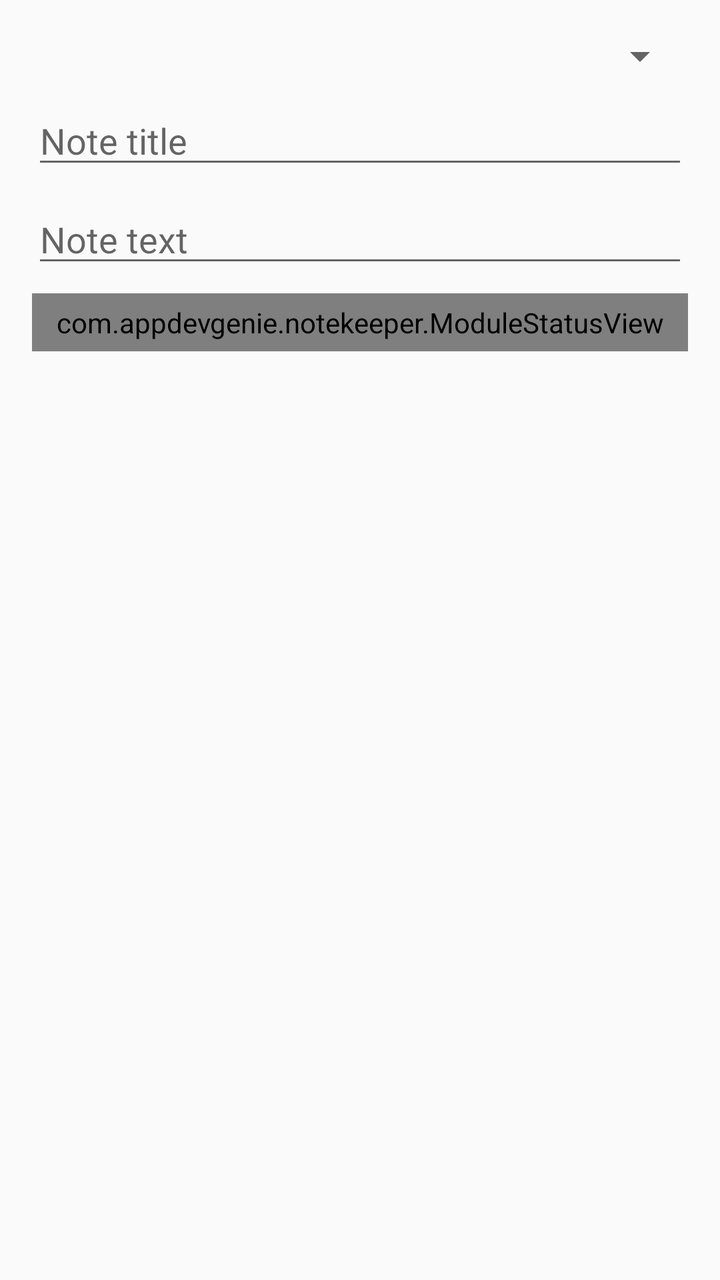
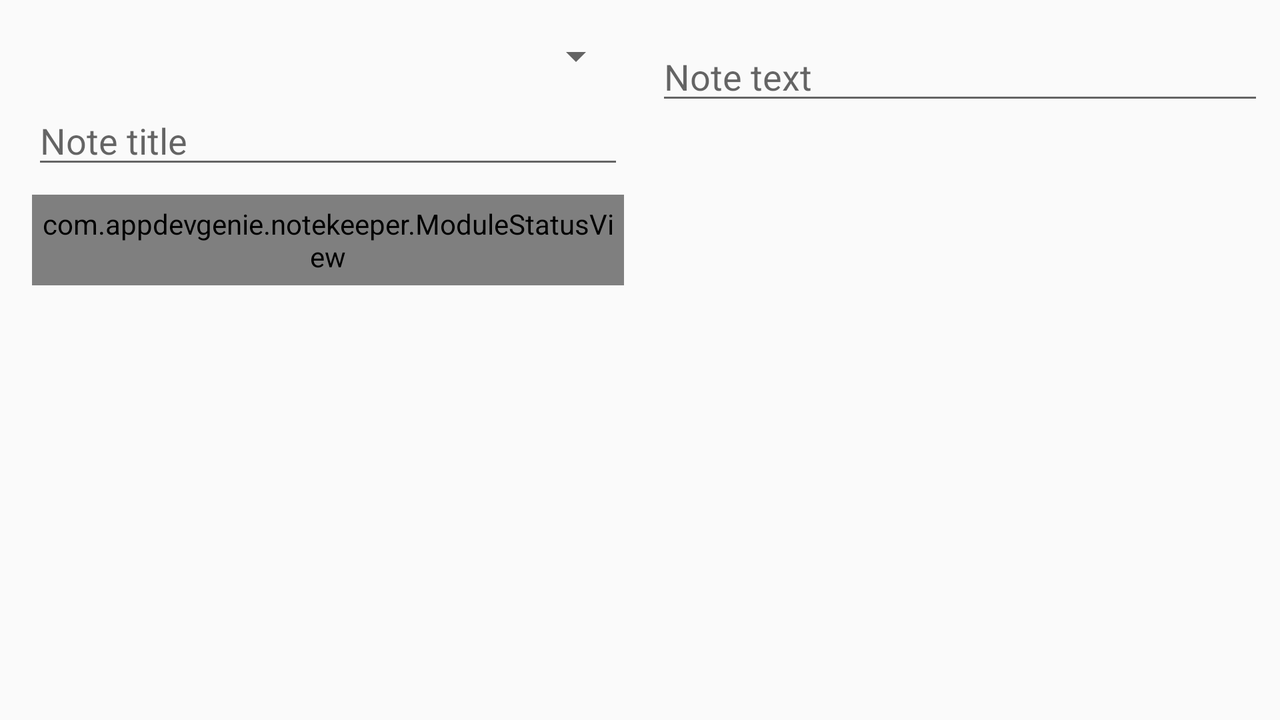

Compare how this app lays out the same screen by default and in its alternative resource folder. The renders come first, then the two layout files and the values they reference.
<!-- AndroidManifest.xml: application theme AppTheme -->
<!-- res/layout/content_note.xml -->
<?xml version="1.0" encoding="utf-8"?>
<androidx.constraintlayout.widget.ConstraintLayout xmlns:android="http://schemas.android.com/apk/res/android"
    xmlns:app="http://schemas.android.com/apk/res-auto"
    xmlns:tools="http://schemas.android.com/tools"
    android:layout_width="match_parent"
    android:layout_height="match_parent"
    app:layout_behavior="@string/appbar_scrolling_view_behavior">

    <ProgressBar
        android:id="@+id/progress_bar"
        style="?android:attr/progressBarStyleHorizontal"
        android:layout_width="0dp"
        android:layout_height="wrap_content"
        android:layout_marginStart="32dp"
        android:layout_marginTop="8dp"
        android:layout_marginEnd="32dp"
        android:layout_marginBottom="8dp"
        android:max="3"
        app:layout_constraintBottom_toTopOf="@+id/spinner_courses"
        app:layout_constraintEnd_toEndOf="parent"
        app:layout_constraintStart_toStartOf="parent"
        app:layout_constraintTop_toTopOf="parent"
        tools:visibility="gone" />

    <Spinner
        android:id="@+id/spinner_courses"
        android:layout_width="0dp"
        android:layout_height="wrap_content"
        android:layout_marginStart="16dp"
        android:layout_marginTop="16dp"
        android:layout_marginEnd="16dp"
        android:nextFocusRight="@+id/text_note_title"
        app:layout_constraintEnd_toEndOf="parent"
        app:layout_constraintStart_toStartOf="parent"
        app:layout_constraintTop_toTopOf="parent" />

    <EditText
        android:id="@+id/text_note_title"
        android:layout_width="0dp"
        android:layout_height="wrap_content"
        android:layout_marginTop="8dp"
        android:ems="10"
        android:gravity="start|top"
        android:hint="@string/note_title_hint"
        android:inputType="textMultiLine"
        android:nextFocusRight="@+id/text_note_text"
        app:layout_constraintEnd_toEndOf="@+id/spinner_courses"
        app:layout_constraintStart_toStartOf="@+id/spinner_courses"
        app:layout_constraintTop_toBottomOf="@+id/spinner_courses" />

    <EditText
        android:id="@+id/text_note_text"
        android:layout_width="0dp"
        android:layout_height="wrap_content"
        android:layout_marginTop="8dp"
        android:ems="10"
        android:gravity="start|top"
        android:hint="@string/note_text_hint"
        android:inputType="textMultiLine"
        app:layout_constraintEnd_toEndOf="@+id/text_note_title"
        app:layout_constraintStart_toStartOf="@+id/text_note_title"
        app:layout_constraintTop_toBottomOf="@+id/text_note_title" />

    <com.appdevgenie.notekeeper.ModuleStatusView
        android:id="@+id/module_status_view"
        android:layout_width="0dp"
        android:layout_height="wrap_content"
        android:padding="5dp"
        android:layout_marginTop="8dp"
        app:layout_constraintEnd_toEndOf="@+id/text_note_text"
        app:layout_constraintStart_toStartOf="@+id/text_note_text"
        app:layout_constraintTop_toBottomOf="@+id/text_note_text" />
</androidx.constraintlayout.widget.ConstraintLayout>
<!-- resources referenced by this layout -->
<resources>
  <string name="note_text_hint">Note text</string>
  <string name="note_title_hint">Note title</string>
  <style name="AppTheme" parent="Theme.AppCompat.Light.DarkActionBar">
          
          <item name="colorPrimary">@color/colorPrimary</item>
          <item name="colorPrimaryDark">@color/colorPrimaryDark</item>
          <item name="colorAccent">@color/colorAccent</item>
      </style>
</resources>
<!-- res/layout-land/content_note.xml (the repository's variant of the layout above) -->
<!-- drawn on the phone turned sideways -->
<?xml version="1.0" encoding="utf-8"?>
<androidx.constraintlayout.widget.ConstraintLayout xmlns:android="http://schemas.android.com/apk/res/android"
    xmlns:app="http://schemas.android.com/apk/res-auto"
    xmlns:tools="http://schemas.android.com/tools"
    android:layout_width="match_parent"
    android:layout_height="match_parent"
    app:layout_behavior="@string/appbar_scrolling_view_behavior">

    <ProgressBar
        android:id="@+id/progress_bar"
        style="?android:attr/progressBarStyleHorizontal"
        android:layout_width="0dp"
        android:layout_height="wrap_content"
        android:layout_marginStart="32dp"
        android:layout_marginTop="8dp"
        android:layout_marginEnd="32dp"
        android:layout_marginBottom="8dp"
        android:max="3"
        app:layout_constraintBottom_toTopOf="@+id/spinner_courses"
        app:layout_constraintEnd_toEndOf="parent"
        app:layout_constraintStart_toStartOf="parent"
        app:layout_constraintTop_toTopOf="parent"
        tools:visibility="gone" />

    <Spinner
        android:id="@+id/spinner_courses"
        android:layout_width="0dp"
        android:layout_height="wrap_content"
        android:layout_marginStart="16dp"
        android:layout_marginTop="16dp"
        android:layout_marginEnd="8dp"
        app:layout_constraintEnd_toStartOf="@+id/guideline"
        app:layout_constraintStart_toStartOf="parent"
        app:layout_constraintTop_toTopOf="parent" />

    <EditText
        android:id="@+id/text_note_title"
        android:layout_width="0dp"
        android:layout_height="wrap_content"
        android:layout_marginTop="8dp"
        android:ems="10"
        android:gravity="start|top"
        android:hint="@string/note_title_hint"
        android:inputType="textMultiLine"
        app:layout_constraintEnd_toEndOf="@+id/spinner_courses"
        app:layout_constraintStart_toStartOf="@+id/spinner_courses"
        app:layout_constraintTop_toBottomOf="@+id/spinner_courses" />

    <EditText
        android:id="@+id/text_note_text"
        android:layout_width="0dp"
        android:layout_height="wrap_content"
        android:layout_marginStart="8dp"
        android:layout_marginTop="16dp"
        android:layout_marginEnd="8dp"
        android:ems="10"
        android:gravity="start|top"
        android:hint="@string/note_text_hint"
        android:inputType="textMultiLine"
        app:layout_constraintEnd_toEndOf="parent"
        app:layout_constraintStart_toStartOf="@+id/guideline"
        app:layout_constraintTop_toTopOf="parent" />

    <androidx.constraintlayout.widget.Guideline
        android:id="@+id/guideline"
        android:layout_width="wrap_content"
        android:layout_height="wrap_content"
        android:orientation="vertical"
        app:layout_constraintGuide_percent="0.5" />

    <com.appdevgenie.notekeeper.ModuleStatusView
        android:id="@+id/module_status_view"
        android:layout_width="0dp"
        android:layout_height="wrap_content"
        android:layout_marginTop="8dp"
        android:padding="5dp"
        app:layout_constraintEnd_toEndOf="@+id/text_note_title"
        app:layout_constraintStart_toStartOf="@+id/text_note_title"
        app:layout_constraintTop_toBottomOf="@+id/text_note_title" />
</androidx.constraintlayout.widget.ConstraintLayout>
